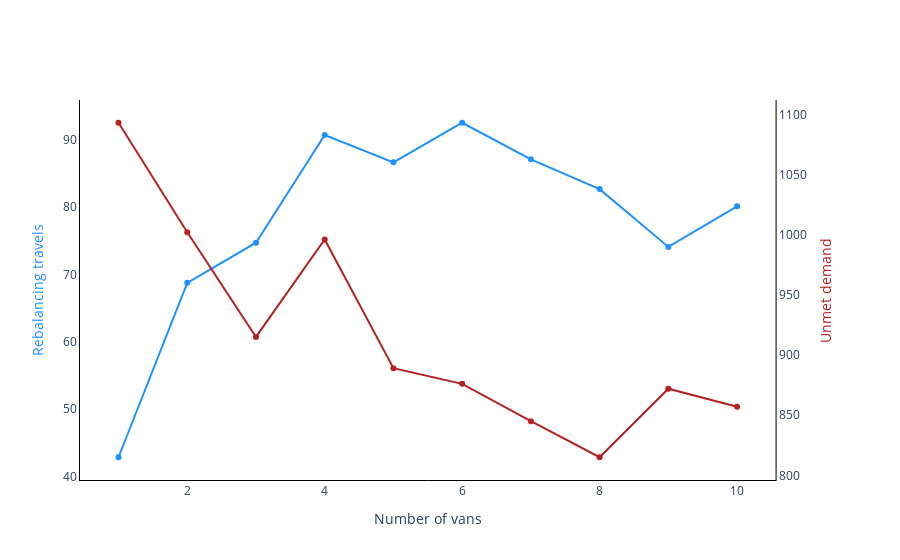

The notebook cell saved with this chart:
### Code cell
from plotly.subplots import make_subplots
import plotly.express as px
# two y axes
fig = make_subplots(specs=[[{"secondary_y": True}]])
fig.add_trace(go.Scatter(x=analysis_K_30['K'], y=analysis_K_30['distance_vans'],
                    mode='lines+markers',
                    name='Rebalancing travels',
                    line=dict(color='dodgerblue'),
                    showlegend=False))
fig.add_trace(go.Scatter(x=analysis_K_30['K'], y=analysis_K_30['unmet_demand'],
                    mode='lines+markers',
                    name='Unmet demand',
                    line=dict(color='firebrick'),
                    showlegend=False),
                    secondary_y=True)
fig.update_yaxes(title_text="Rebalancing travels", secondary_y=False, showline=True, linewidth=1, linecolor='black', showgrid=False, title_font_color='dodgerblue')
fig.update_yaxes(title_text="Unmet demand", secondary_y=True, showline=True, linewidth=1, linecolor='black', showgrid=False, title_font_color='firebrick')
fig.update_xaxes(title_text="Number of vans",showline=True, linewidth=1, linecolor='black', showgrid=False)
fig.update_layout(paper_bgcolor='rgba(0,0,0,0)',plot_bgcolor='rgba(0,0,0,0)')
fig.show()
fig.write_image("demand_vs_van.svg")

### Figure 1 — Plotly figure (JSON) as saved in the notebook; plotly's stock layout.template omitted (floating-point values rounded to 4 significant figures)
{"data": [{"line": {"color": "dodgerblue"}, "mode": "lines+markers", "name": "Rebalancing travels", "showlegend": false, "type": "scatter", "x": [1, 2, 3, 4, 5, 6, 7, 8, 9, 10], "y": [42.85, 68.75, 74.72, 90.71, 86.66, 92.54, 87.1, 82.68, 74.1, 80.13]}, {"line": {"color": "firebrick"}, "mode": "lines+markers", "name": "Unmet demand", "showlegend": false, "type": "scatter", "x": [1, 2, 3, 4, 5, 6, 7, 8, 9, 10], "xaxis": "x", "y": [1093.0, 1002, 915, 996, 889, 876, 845, 815.0, 872, 857], "yaxis": "y2"}], "layout": {"paper_bgcolor": "rgba(0,0,0,0)", "plot_bgcolor": "rgba(0,0,0,0)", "xaxis": {"anchor": "y", "domain": [0, 0.94], "linecolor": "black", "linewidth": 1, "showgrid": false, "showline": true, "title": {"text": "Number of vans"}}, "yaxis": {"anchor": "x", "domain": [0, 1], "linecolor": "black", "linewidth": 1, "showgrid": false, "showline": true, "title": {"font": {"color": "dodgerblue"}, "text": "Rebalancing travels"}}, "yaxis2": {"anchor": "x", "linecolor": "black", "linewidth": 1, "overlaying": "y", "showgrid": false, "showline": true, "side": "right", "title": {"font": {"color": "firebrick"}, "text": "Unmet demand"}}}}
